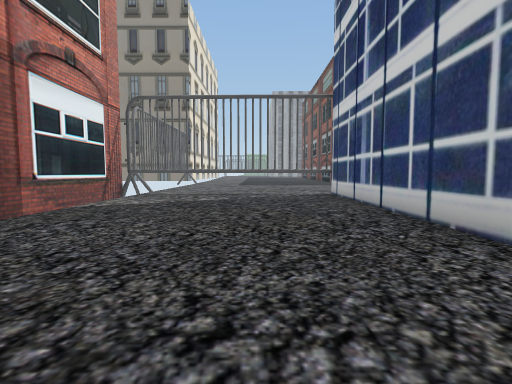
view 1 (above)

24 first-person views from a walk through a scene from a Unity 3-D project. The camera is 1.3 m above the floor, tilts 4° down and sees 85° across. Doors are open. The floor is counted in squares, 2 m on a side. Each view is taken from the middle of a square. On the plan, view 1 faces up. The plan holds only what a view shows up to about 9 squares ahead; the rest is blank. The place goes on beyond the plan. Some trees and plants on the terrain are drawn as simple stand-ins. The player is left out.

view 2
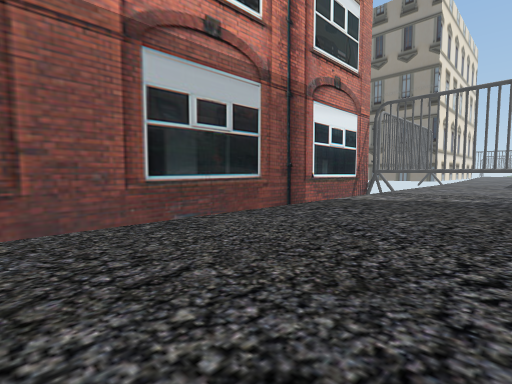

view 3
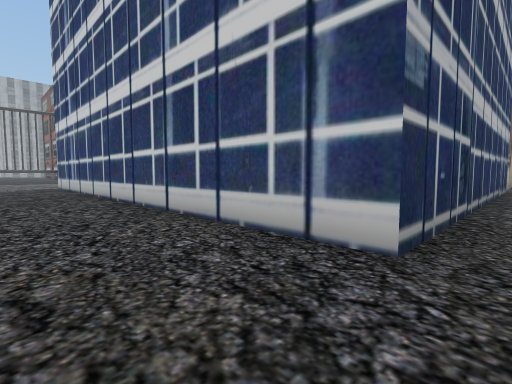

view 4
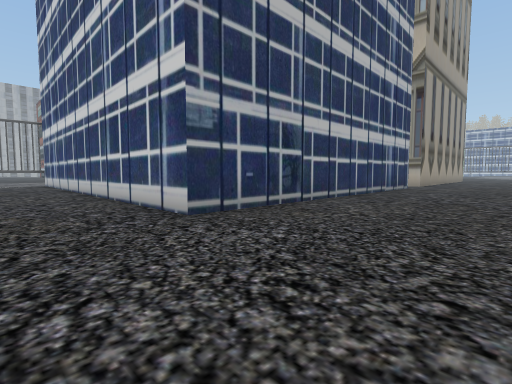

view 5
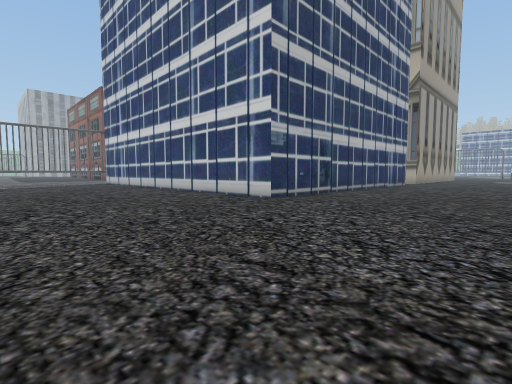

view 6
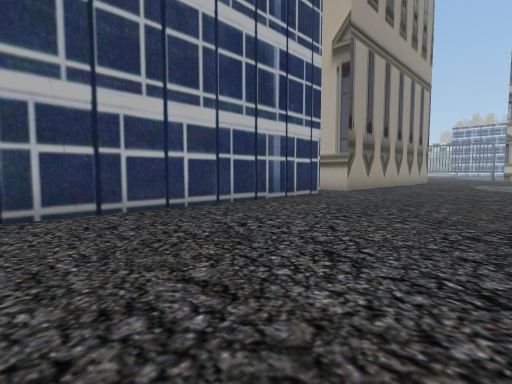

view 7
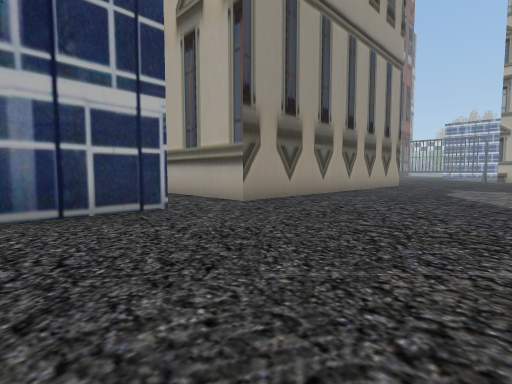

view 8
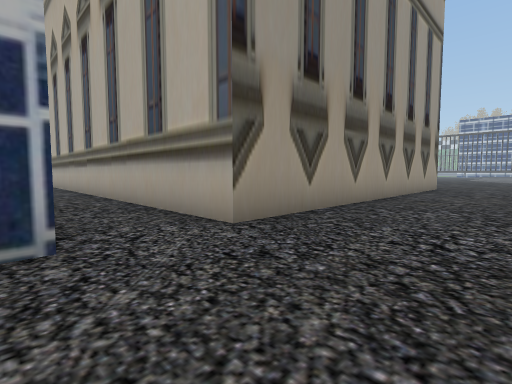

view 9
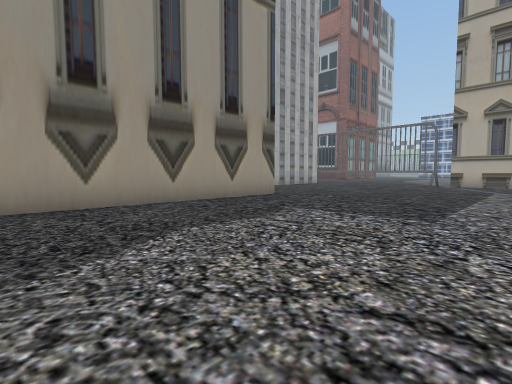

view 10
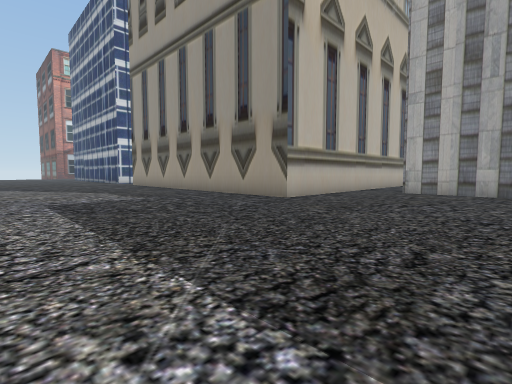

view 11
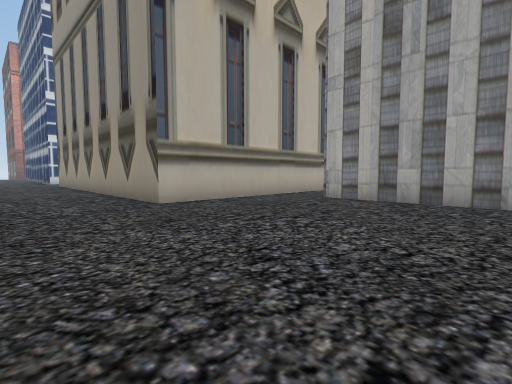

view 12
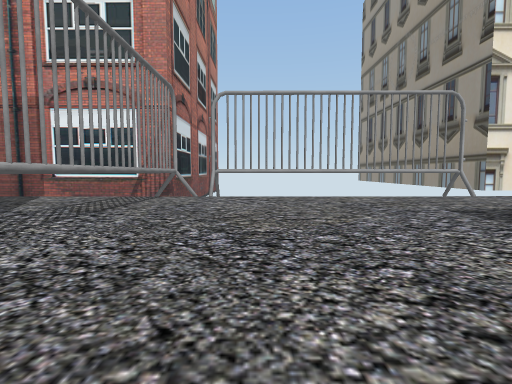

view 13
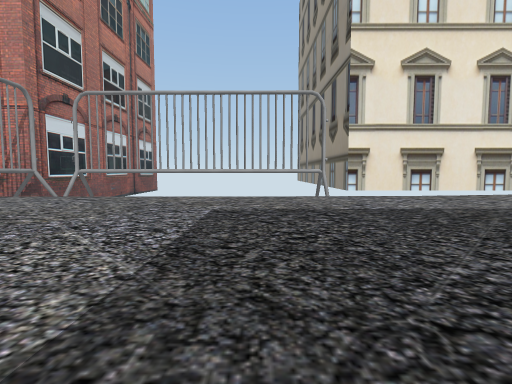

view 14
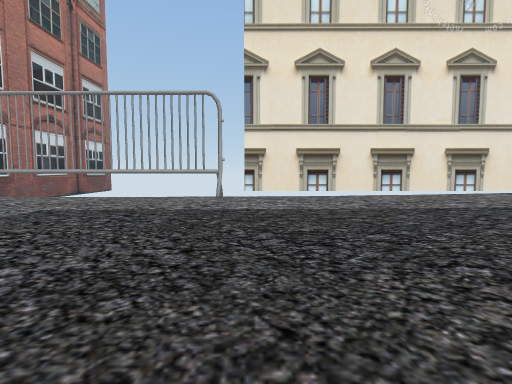

view 15
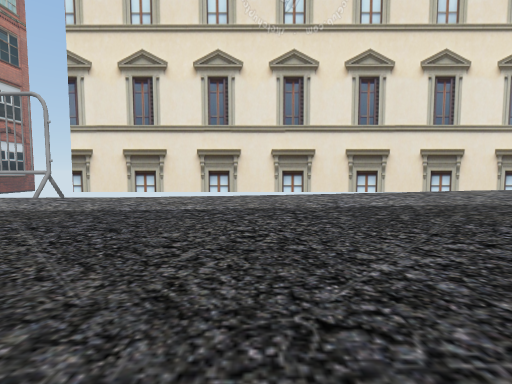

view 16
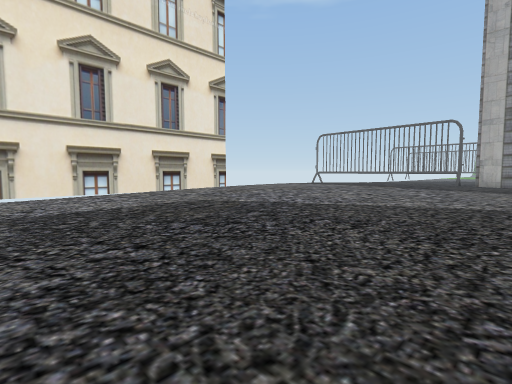

view 17
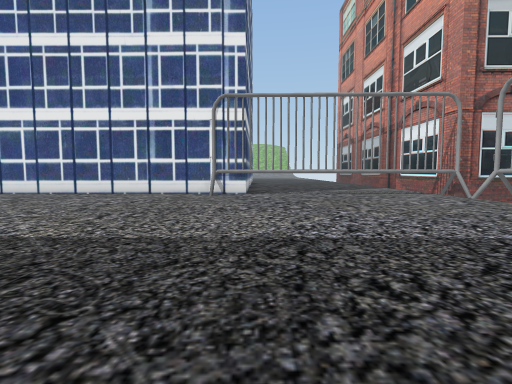

view 18
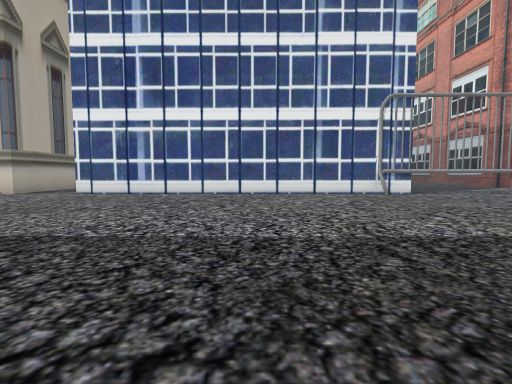

view 19
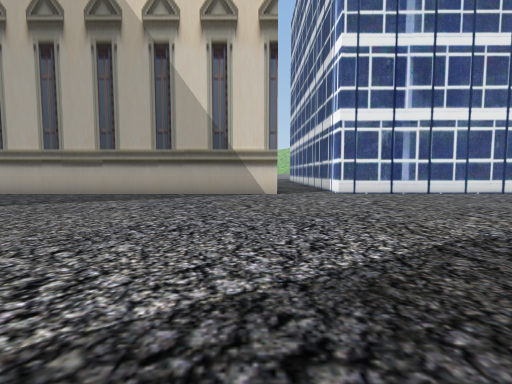

view 20
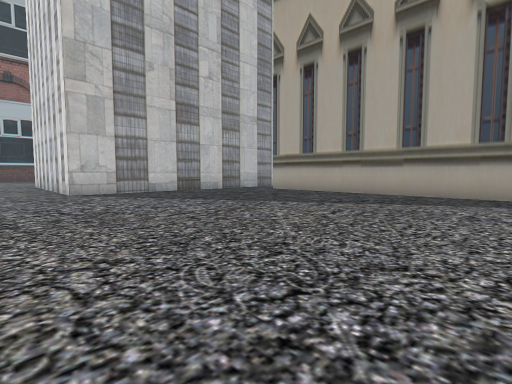

view 21
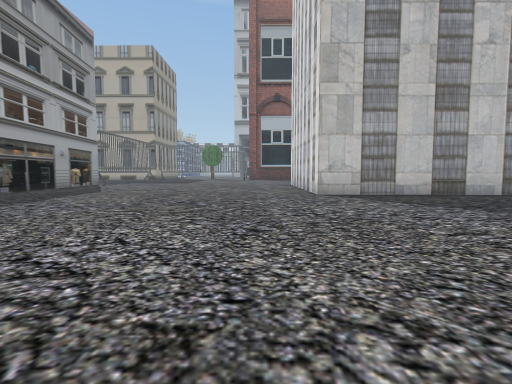

view 22
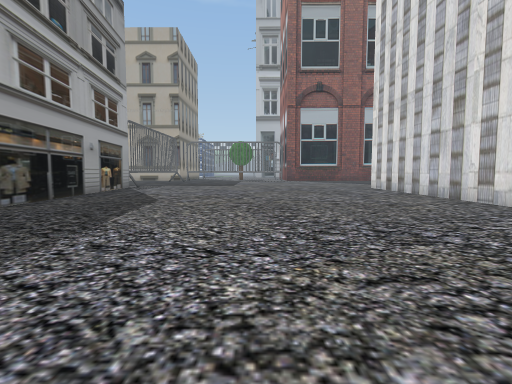

view 23
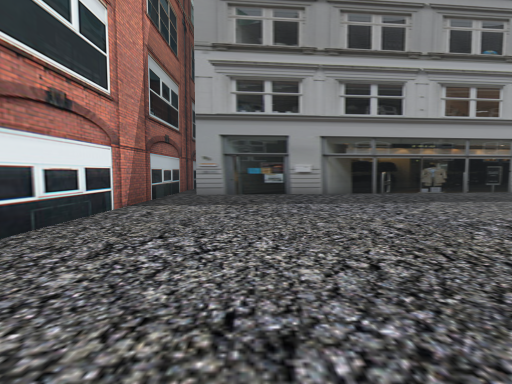

view 24
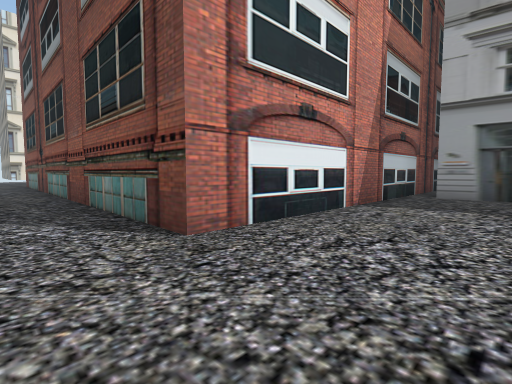

### Floor plan
Key: @ floor where view 1 was taken; # wall or solid block; . main floor; : floor 0.25 m higher than the main floor; + floor 0.5 m higher than the main floor.
Columns run from 4 left of view 1 to 30 right of it. Each row starts with its distance up from view 1.
 35       ::
 34      +::
 33      +:::
 32    +++:::
 31   ++++:::
 30 # +++::::
 29 #+++:::::
 28 #::::::::
 27 #::::::::
 26 #::::::::              #
 25 #:::::::.             #############
 24 #::::::..             #............
 23 #::::....             #............
 22 #.......              #............
 21 #......               #............
 20 #......               #............
 19 #.......              #............
 18 #........     #########............
 17  .......   .  .....................
 16  .......  ...   ...................
 15 #.............   .............#####
 14 #.............. ..............#
 13 #.............................#
 12 #.............................#
 11  .............................#
 10  ...........................  #
  9 ######.....................
  8 #.....###########..#########
  7 #......#
  6 #......#
  5 #......#
  4 #......#
  3 #......#          .#
  2 #......#          .#
  1 #......#         ..#
  0 #...@..#         ..#        #.#####
 -1 #......#         ..#        #......
 -2  ......#         ..#        #......
 -3  ......#         ..#        #......
 -4  ......##########..##########......
 -5  ..................................
 -6  ..................................
 -7  ..................................
 -8  .................................
 -9  .................................
-10                       ............

Where each view was taken, in squares from view 1:
view 1: 0 up, 0 right, facing up
view 2: 1 down, 0 right, facing up-left
view 3: 5 down, 0 right, facing up-right
view 4: 8 down, 0 right, facing up-right
view 5: 9 down, 3 left, facing up-right
view 6: 9 down, 5 right, facing up-right
view 7: 9 down, 10 right, facing up-right
view 8: 7 down, 12 right, facing up-right
view 9: 10 down, 18 right, facing up-right
view 10: 10 down, 29 right, facing up-left
view 11: 7 down, 30 right, facing up-left
view 12: 11 up, 4 right, facing left
view 13: 15 up, 4 right, facing left
view 14: 18 up, 4 right, facing left
view 15: 23 up, 4 right, facing left
view 16: 24 up, 4 right, facing up-left
view 17: 17 up, 2 right, facing down
view 18: 17 up, 7 right, facing down
view 19: 17 up, 15 right, facing down
view 20: 17 up, 17 right, facing down-right
view 21: 17 up, 18 right, facing right
view 22: 20 up, 21 right, facing right
view 23: 16 up, 21 right, facing up
view 24: 16 up, 21 right, facing up-left
